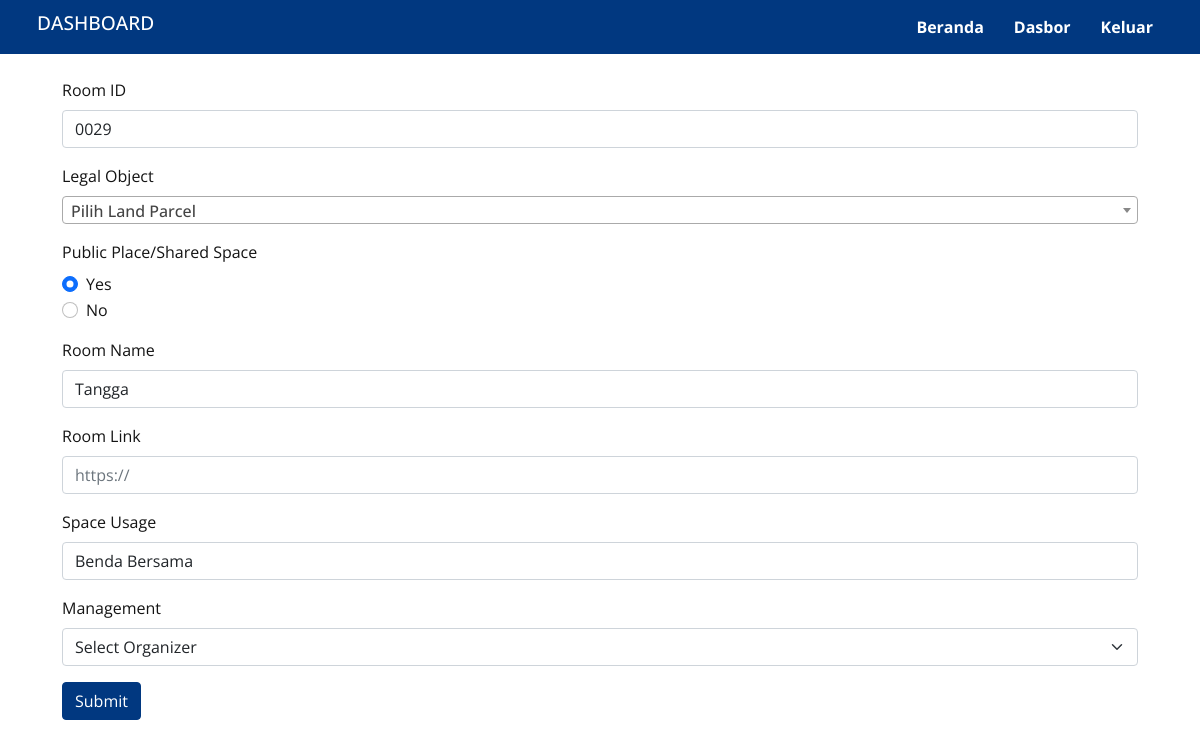
Page /data/room/edit-room.php?room=0029&legal=820815 (signed in) on the committed database.
### tables this page shows
CREATE TABLE `rooms_table` (
  `room_id` varchar(50) NOT NULL,
  `legal_object_id` int DEFAULT NULL,
  `organizer_id` int DEFAULT NULL,
  `room_name` varchar(255) DEFAULT NULL,
  `space_usage` varchar(255) DEFAULT NULL,
  `rent_fee` varchar(255) DEFAULT NULL,
  `uri_room` varchar(255) DEFAULT NULL,
  `is_public` tinyint(1) NOT NULL DEFAULT '0'
);

### action/get-room.php (called while the page is built, shortened)
<?php
include 'db_connect.php';
if ($_SERVER['REQUEST_METHOD'] === 'GET') {
    if (isset($_GET['room']) && !empty($_GET['room']) && isset($_GET['legal']) && !empty($_GET['legal'])) {
        $RoomId = $_GET['room'];
        $LegalId = $_GET['legal'];
        $sql = "SELECT rm.*, p.*, m.id as organizer_id, m.organizer_name, m.organizer_address, m.organizer_city, m.organizer_head, lp.parcel_id, lp.building
        FROM rooms_table rm
        LEFT JOIN legal_objects_table p ON rm.legal_object_id = p.id
        LEFT JOIN managements_table m ON m.id = rm.organizer_id
        LEFT JOIN land_parcel_table lp ON p.parcel_id = lp.parcel_id
        WHERE rm.room_id = '$RoomId' AND rm.legal_object_id = $LegalId
        LIMIT 1";
        $result = $conn->query($sql);
        if ($result->num_rows > 0) {
            $rooms_table = $result->fetch_assoc();
        }
    } elseif (isset($_GET['get']) && !empty($_GET['get'])) {
    }
}

### action/fucntion.php (called while the page is built, shortened)
<?php
function old($name)
{
    return null;
}

### data/room/edit-room.php (the view, shortened to what this page needs)
<!doctype html>
<html lang="en">
<head>
    <link href="https://cdn.jsdelivr.net/npm/bootstrap@5.0.2/dist/css/bootstrap.min.css" rel="stylesheet">
    <link rel="stylesheet" href="https://cdnjs.cloudflare.com/ajax/libs/magicsuggest/2.1.5/magicsuggest-min.css" />
    <link href="https://cdn.jsdelivr.net/npm/select2@4.1.0-rc.0/dist/css/select2.min.css" rel="stylesheet" />
    <link rel="stylesheet" href="/assets/css/style.css" />
</head>
<?php include_once $_SERVER['DOCUMENT_ROOT'] . '/action/first-load.php'; ?>
<?php include_once '../../action/get-room.php' ?>
<body>
    <?php include '../../assets/view/dashboard_header.php' ?>
    <main>
        <div class="container ">
            <div class="row justify-content-center  m-2 py-3">
                <form action="/action/save-room.php?room=<?= $rooms_table['room_id']; ?>&legal=<?= $rooms_table['legal_object_id']; ?>" method="POST" enctype="multipart/form-data">
                    <div class="mb-3">
                        <label for="room_id" class="form-label">Room ID</label>
                        <input type="text" class="form-control" id="room_id" name="room_id" value="<?= old('room_id') ?? $rooms_table['room_id']; ?>" required>
                    </div>
                    <div class="mb-3">
                        <label for="legal_object_id" class="form-label">Legal Object</label>
                    </div>
                    <div class="mb-3">
                        <label for="flexRadioDefault" class="form-label">Public Place/Shared Space</label>
                        <div class="form-check">
                            <input class="form-check-input" type="radio" name="is_public" id="yes_public" value="yes">
                            <label class="form-check-label" for="yes_public">
                                Yes
                            </label>
                        </div>
                        <div class="form-check">
                            <input class="form-check-input" type="radio" name="is_public" id="no_public" value="no" checked>
                            <label class="form-check-label" for="no_public">
                                No
                            </label>
                        </div>
                    </div>
                    <div class="mb-3">
                        <label for="room_name" class="form-label">Room Name</label>
                        <input type="text" class="form-control" id="room_name" name="room_name" value="<?= old('room_name') ?? $rooms_table['room_name']; ?>" required>
                    </div>
                    <div class="mb-3">
                        <label for="uri_room" class="form-label">Room Link</label>
                        <input type="text" class="form-control" id="uri_room" name="uri_room" placeholder="https://" value="<?= old('uri_room') ?? $rooms_table['uri_room']; ?>">
                    </div>
                    <div class="mb-3">
                        <label for="space_usage" class="form-label">Space Usage</label>
                        <input type="text" class="form-control" id="space_usage" name="space_usage" value="<?= old('space_usage') ?? $rooms_table['space_usage']; ?>" required>
                    </div>
                    <div class="mb-3">
                        <label for="organizer" class="form-label">Management</label>
                        <select class="form-select" id="organizer" name="organizer" required>
                            <option value="" disabled selected>Select Organizer</option>
                        </select>
                    </div>
                    <button type="submit" class="btn btn-primary">Submit</button>
                </form>
            </div>
        </div>
    </main>
</body>
</html>

### assets/css/style.css (style rules this page uses)
* { margin: 0; padding: 0; box-sizing: border-box; text-decoration: none !important; outline: none !important; border: none; scroll-behavior: smooth; }
body { font-family: "Open Sans", "Roboto", "Segoe UI", sans-serif; font-weight: 500; color: #141414; }
.btn-primary { background-color: #013880; border-color: #013880; }
label { font-weight: 400; }

### rows in the picture
rooms_table: room_id "0029", room_name "Tangga", space_usage "Benda Bersama"
